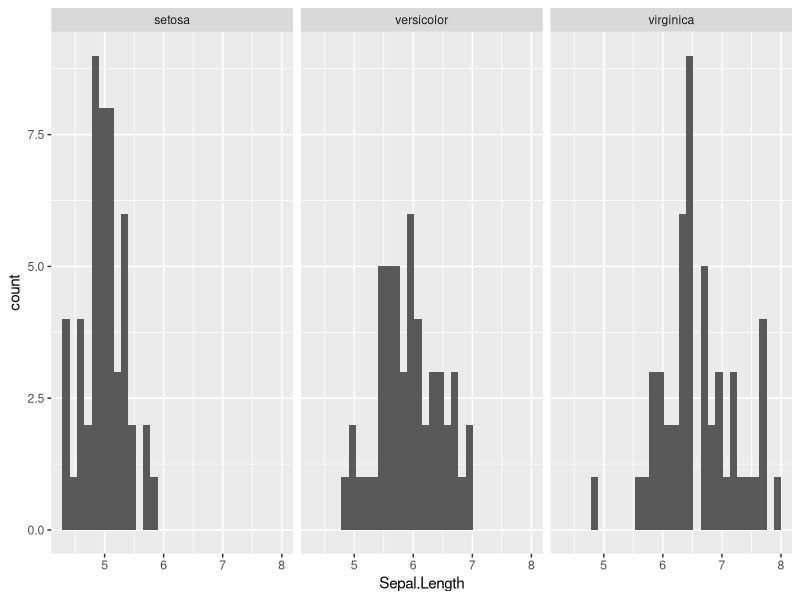

The R script that drew this image:
## ---- chunk 1
knitr::opts_chunk$set(echo = FALSE)
library(tidyverse)
## ---- chunk 2
head(iris)
## ---- chunk 3
mean(iris$Sepal.Length)
sort(iris$Sepal.Length)[5]
## ---- chunk 4
g <- ggplot(iris, aes(Sepal.Length)) + 
  geom_histogram() +
  facet_wrap(~Species) 

print(g)
## ---- chunk 5
d <- read.table(file = "heights.txt", header = T, sep = " ")
## ---- chunk 6
d <- read.table(file = "heights.txt", header = T, sep = " ")
## ---- chunk 7
sum(d$Mheight > d$Dheight)
